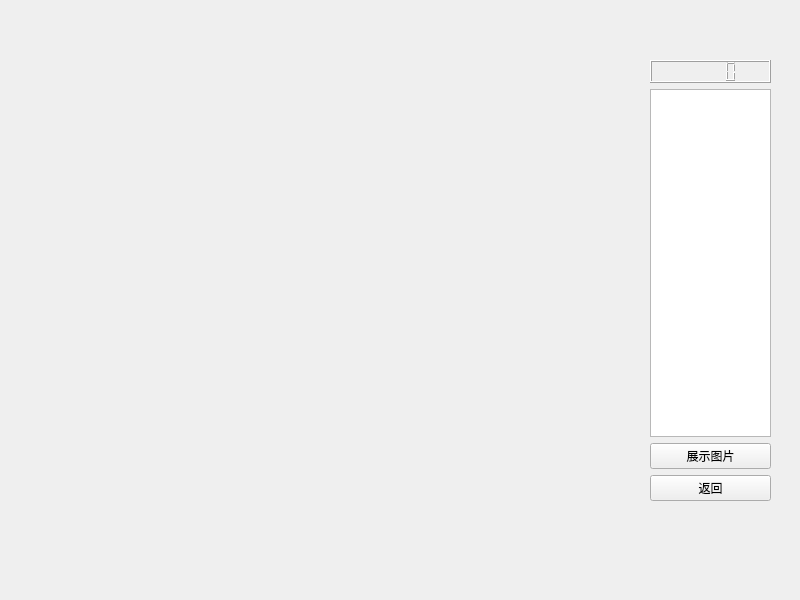
<?xml version="1.0" encoding="UTF-8"?>
<ui version="4.0">
 <class>puzzle</class>
 <widget class="QWidget" name="puzzle">
  <property name="geometry">
   <rect>
    <x>0</x>
    <y>0</y>
    <width>800</width>
    <height>600</height>
   </rect>
  </property>
  <property name="minimumSize">
   <size>
    <width>800</width>
    <height>600</height>
   </size>
  </property>
  <property name="maximumSize">
   <size>
    <width>800</width>
    <height>600</height>
   </size>
  </property>
  <property name="windowTitle">
   <string>Form</string>
  </property>
  <widget class="QWidget" name="layoutWidget">
   <property name="geometry">
    <rect>
     <x>10</x>
     <y>40</y>
     <width>600</width>
     <height>511</height>
    </rect>
   </property>
   <property name="maximumSize">
    <size>
     <width>600</width>
     <height>600</height>
    </size>
   </property>
   <layout class="QGridLayout" name="labels">
    <item row="1" column="2">
     <widget class="QLabel" name="label_6">
      <property name="maximumSize">
       <size>
        <width>600</width>
        <height>600</height>
       </size>
      </property>
      <property name="text">
       <string/>
      </property>
     </widget>
    </item>
    <item row="0" column="0">
     <widget class="QLabel" name="label_1">
      <property name="maximumSize">
       <size>
        <width>600</width>
        <height>600</height>
       </size>
      </property>
      <property name="text">
       <string/>
      </property>
     </widget>
    </item>
    <item row="1" column="0">
     <widget class="QLabel" name="label_4">
      <property name="maximumSize">
       <size>
        <width>600</width>
        <height>600</height>
       </size>
      </property>
      <property name="text">
       <string/>
      </property>
     </widget>
    </item>
    <item row="0" column="1">
     <widget class="QLabel" name="label_2">
      <property name="maximumSize">
       <size>
        <width>600</width>
        <height>600</height>
       </size>
      </property>
      <property name="text">
       <string/>
      </property>
     </widget>
    </item>
    <item row="2" column="2">
     <widget class="QLabel" name="label_9">
      <property name="maximumSize">
       <size>
        <width>600</width>
        <height>600</height>
       </size>
      </property>
      <property name="text">
       <string/>
      </property>
     </widget>
    </item>
    <item row="1" column="1">
     <widget class="QLabel" name="label_5">
      <property name="maximumSize">
       <size>
        <width>600</width>
        <height>600</height>
       </size>
      </property>
      <property name="text">
       <string/>
      </property>
     </widget>
    </item>
    <item row="2" column="1">
     <widget class="QLabel" name="label_8">
      <property name="maximumSize">
       <size>
        <width>600</width>
        <height>600</height>
       </size>
      </property>
      <property name="text">
       <string/>
      </property>
     </widget>
    </item>
    <item row="2" column="0">
     <widget class="QLabel" name="label_7">
      <property name="maximumSize">
       <size>
        <width>600</width>
        <height>600</height>
       </size>
      </property>
      <property name="text">
       <string/>
      </property>
     </widget>
    </item>
    <item row="0" column="2">
     <widget class="QLabel" name="label_3">
      <property name="maximumSize">
       <size>
        <width>600</width>
        <height>600</height>
       </size>
      </property>
      <property name="text">
       <string/>
      </property>
     </widget>
    </item>
   </layout>
  </widget>
  <widget class="QWidget" name="layoutWidget">
   <property name="geometry">
    <rect>
     <x>650</x>
     <y>60</y>
     <width>121</width>
     <height>441</height>
    </rect>
   </property>
   <layout class="QVBoxLayout" name="verticalLayout">
    <item>
     <widget class="QLCDNumber" name="lcdNumber"/>
    </item>
    <item>
     <widget class="QTextBrowser" name="textBrowser"/>
    </item>
    <item>
     <widget class="QPushButton" name="pushButton_1">
      <property name="text">
       <string>展示图片</string>
      </property>
     </widget>
    </item>
    <item>
     <widget class="QPushButton" name="pushButton_2">
      <property name="text">
       <string>返回</string>
      </property>
     </widget>
    </item>
   </layout>
  </widget>
 </widget>
 <resources/>
 <connections/>
</ui>
